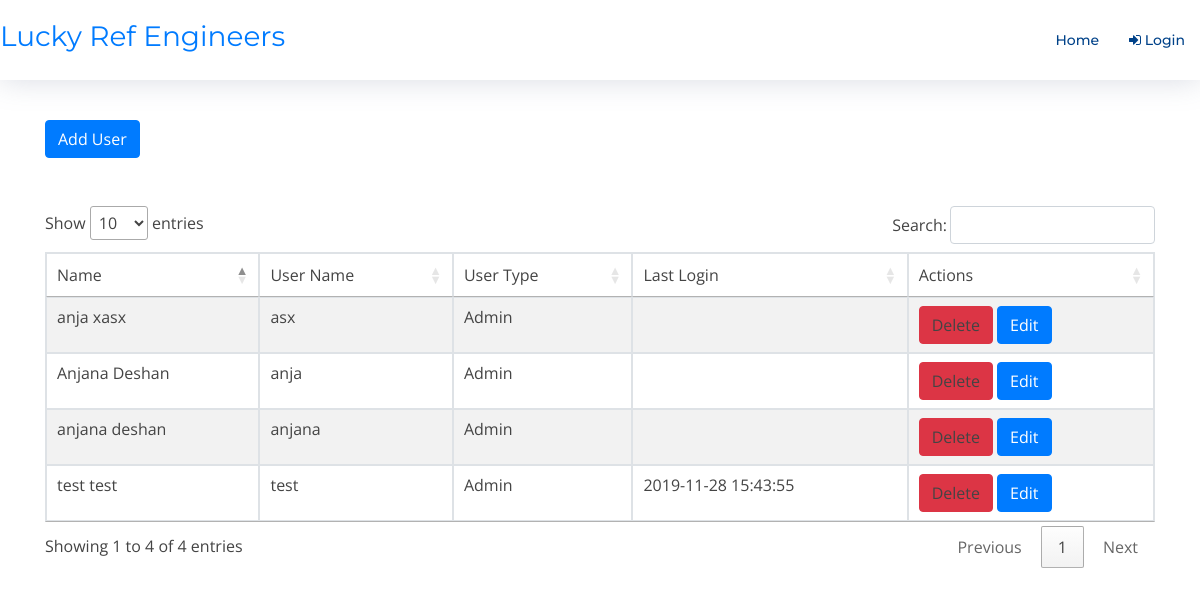
The page /useraccts.php on the database its author committed.
### tables this page shows
CREATE TABLE `users` (
  `fname` varchar(200) NOT NULL,
  `lname` varchar(200) NOT NULL,
  `username` varchar(20) NOT NULL,
  `password` varchar(50) NOT NULL,
  `s_question` varchar(100) NOT NULL,
  `user_type` varchar(10) NOT NULL,
  `last_login` varchar(100) DEFAULT NULL
);

### useraccts.php (the view, shortened to what this page needs)
<?php require_once('process.php'); ?>
<html>
    <head>
        <link href="https://cdn.datatables.net/1.10.20/css/jquery.dataTables.min.css" rel="stylesheet">
        <link href="lib/bootstrap/css/bootstrap.min.css" rel="stylesheet">
        <link href="lib/font-awesome/css/font-awesome.min.css" rel="stylesheet">
        <link href="lib/animate/animate.min.css" rel="stylesheet">
        <link href="lib/ionicons/css/ionicons.min.css" rel="stylesheet">
        <link href="lib/owlcarousel/assets/owl.carousel.min.css" rel="stylesheet">
        <link href="lib/lightbox/css/lightbox.min.css" rel="stylesheet">
        <link href="css/style.css" rel="stylesheet">
        <link rel="stylesheet" href="https://maxcdn.bootstrapcdn.com/bootstrap/4.0.0/css/bootstrap.min.css">
        <link rel="stylesheet" href="https://cdnjs.cloudflare.com/ajax/libs/font-awesome/4.7.0/css/font-awesome.min.css">
        <link href="css/style.css" rel="stylesheet" type="text/css"/>
    </head>
    <body>
        <header id="header" class="fixed-top bg-orange">
            <div class="logo float-left">
                <h3 class="text-light"><a href="index.php"><span>Lucky Ref Engineers</span></a></h3>
            </div>
            <nav class="main-nav float-right d-none d-lg-block">
                <ul>
                    <li ><a href="index.php">Home</a></li>
                    <?php
                   if (!isset($_SESSION['user_id'])) {
                    echo  '<li class="nav-item">
                    <a class="nav-link" href="login.php">
                      <i class="fa fa-sign-in">
                      </i>
                      Login
                    </a>
                  </li>' ;
                 }
                    ?>
                </ul>
            </nav>
    </header>
    <?php
    $query = "SELECT * FROM users  ORDER BY username";
    $jobs = mysqli_query($conn, $query);
    ?>
    <br>
    <br>
    <br>
    <br>
    <br>
    <div class="container">
        <button type="button" class="btn btn-primary" data-toggle="modal" data-target="#exampleModal">
            Add User
        </button>
        <br>
        <br>
        <br>
        <div class="table-responsive">
        <table class="table table-striped table-bordered" align="center" id="list">
            <thead>
            <td> Name</td>
            <td>User Name</td>
            <td>User Type</td>
            <td>Last Login</td>
            <td>Actions</td>
            </thead>
            <?php
            while ($row = mysqli_fetch_array($jobs)) {
                echo'<tr><td>' . $row['fname'] . ' ' . $row['lname'] . '</td><td>' . $row['username'] . '</td>'
                . '<td>' . $row['user_type'] . '</td>'
                . '<td>' . $row['last_login'] . '</td>'
                . '<td><a  onclick="swal({
  title: \'Are you sure? Delete  ' . $row['username'] . ' \',
  text: \'Once deleted, This User Can not Log into the System\',
  icon: \'warning\',
  buttons: true,
  dangerMode: true,
})
.then((willDelete) => {
  if (willDelete) {
   location.replace(\'useraccts.php?delete=' . $row['username'] . '\');
  } else {
  }
})" class="btn btn-danger" id="delete" name="delete">Delete</a/>  <a  href="useraccts.php?edit=' . $row['username'] . '" class="btn btn-primary"  >Edit</a></td>'
                . '</tr>';
            }
            ?>
        </table>
        </div>
    </div>
</body>
</html>

### css/style.css (style rules this page uses)
body { background: #fff; color: #444; font-family: "Open Sans", sans-serif; }
a { color: #007bff; transition: 0.5s; }
h1, h2, h3, h4, h5, h6 { font-family: "Montserrat", sans-serif; font-weight: 400; margin: 0 0 20px 0; padding: 0; }
#header { height: 80px; transition: all 0.5s; z-index: 997; transition: all 0.5s; padding: 20px 0; background: #fff; box-shadow: 0px 0px 30px rgba(127, 137, 161, 0.3); }
.main-nav, .main-nav * { margin: 0; padding: 0; list-style: none; }
.main-nav > ul > li { position: relative; white-space: nowrap; float: left; }
.main-nav a { display: block; position: relative; color: #004289; padding: 10px 15px; transition: 0.3s; font-size: 14px; font-family: "Montserrat", sans-serif; font-weight: 500; }
.mobile-nav { position: fixed; top: 0; bottom: 0; z-index: 9999; overflow-y: auto; left: -260px; width: 260px; padding-top: 18px; background: rgba(19, 39, 57, 0.8); transition: 0.4s; }
.mobile-nav * { margin: 0; padding: 0; list-style: none; }
.mobile-nav a { display: block; position: relative; color: #fff; padding: 10px 20px; font-weight: 500; }

### rows shown on the page
users: fname "Anjana", lname "Deshan", username "anja", user_type "Admin"
users: fname "anjana", lname "deshan", username "anjana", user_type "Admin"
users: fname "anja", lname "xasx", username "asx", user_type "Admin"
users: fname "test", lname "test", username "test", user_type "Admin", last_login "2019-11-28 15:43:55"
